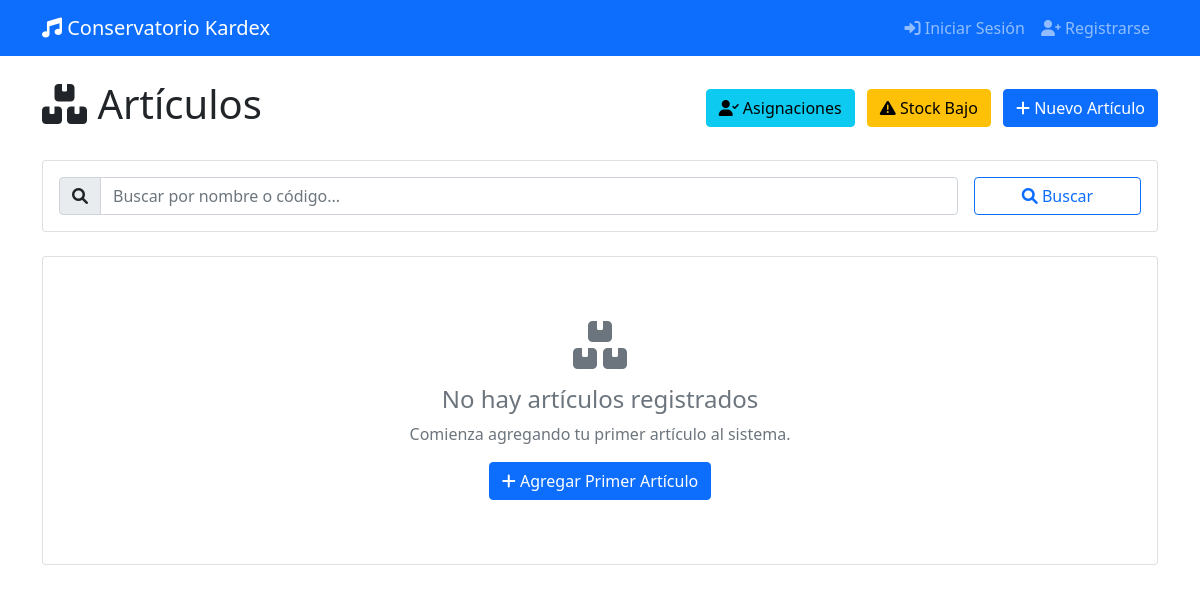
The page /articulos/buscar on the database as committed earlier.
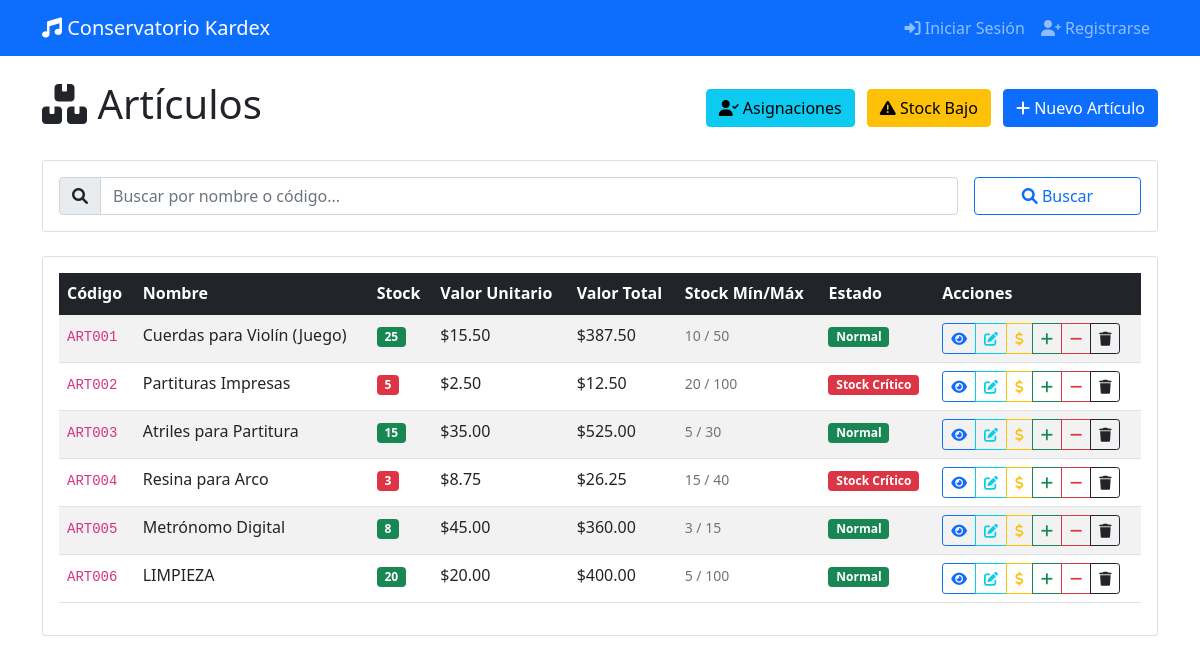
The same page on the database as committed later.
### app/database/models.py (models this page shows, shortened)
class Articulo(db.Model):
    __tablename__ = 'tb_articulo'
    i_id = db.Column(db.Integer, db.ForeignKey('tb_item.id'), primary_key=True)
    a_c_contable = db.Column(db.String(20), nullable=False)
    a_stockMax = db.Column(db.Integer)
    a_stockMin = db.Column(db.Integer)
    created_at = db.Column(db.DateTime, default=datetime.utcnow)
    updated_at = db.Column(db.DateTime, default=datetime.utcnow, onupdate=datetime.utcnow)

class BaseModel(db.Model):
    __abstract__ = True
    id = db.Column(db.Integer, primary_key=True)
    created_at = db.Column(db.DateTime, default=datetime.utcnow)
    updated_at = db.Column(db.DateTime, default=datetime.utcnow, onupdate=datetime.utcnow)

class Item(BaseModel):
    __tablename__ = 'tb_item'
    i_codigo = db.Column(db.String(20), unique=True, nullable=False)
    i_nombre = db.Column(db.String(200), nullable=False)
    i_tipo = db.Column(db.String(20), nullable=False)  # 'instrumento' o 'articulo'
    i_cantidad = db.Column(db.Integer, default=0)
    i_vUnitario = db.Column(db.Numeric(10, 2), default=0.0)
    i_vTotal = db.Column(db.Numeric(10, 2), default=0.0)
    instrumento = db.relationship('Instrumento', backref='item', uselist=False)
    articulo = db.relationship('Articulo', backref='item', uselist=False)
    movimientos = db.relationship('MovimientoDetalle', backref='item', lazy=True)
    stock = db.relationship('Stock', backref='item', uselist=False)

### app/routes/web/articulos.py (the view)
@bp.route('/buscar')
def buscar_articulos():
    termino = request.args.get('q', '').strip()
    if termino:
        articulos = articulo_service.buscar_articulos(termino)
    else:
        articulos = articulo_service.obtener_todos_articulos()
    return render_template('articulos/list.html', articulos=articulos, termino_busqueda=termino)

### app/database/repositories/articulos.py (called while the page is built)
    def get_all_with_items(self):
        return db.session.query(Articulo, Item).join(Item, Articulo.i_id == Item.id).all()

### app/services/articulo_service.py (called while the page is built)
    def obtener_todos_articulos(self):
        return self.repo.get_all_with_items()

### app/templates/articulos/list.html (shortened to what the changed rows need)
{% extends "base.html" %}
{% block content %}
<div class="row">
    <div class="col-12">
        <div class="d-flex justify-content-between align-items-center mb-4">
            <h1>
                <i class="fas fa-boxes"></i> Artículos
            </h1>
        </div>
    </div>
</div>
<div class="row">
    <div class="col-12">
        <div class="card">
            <div class="card-body">
                {% if articulos %}
                <div class="table-responsive">
                    <table class="table table-striped table-hover">
                        <thead class="table-dark">
                            <tr>
                                <th>Código</th>
                                <th>Nombre</th>
                                <th>Stock</th>
                                <th>Valor Unitario</th>
                                <th>Valor Total</th>
                                <th>Stock Mín/Máx</th>
                                <th>Estado</th>
                                <th>Acciones</th>
                            </tr>
                        </thead>
                        <tbody>
                            {% for articulo, item in articulos %}
                            <tr>
                                <td>
                                    <code>{{ item.i_codigo }}</code>
                                </td>
                                <td>{{ item.i_nombre }}</td>
                                <td>
                                    {% if item.i_cantidad <= articulo.a_stockMin %}
                                        <span class="badge bg-danger">{{ item.i_cantidad }}</span>
                                    {% elif item.i_cantidad <= (articulo.a_stockMin * 1.5) %}
                                        <span class="badge bg-warning">{{ item.i_cantidad }}</span>
                                    {% else %}
                                        <span class="badge bg-success">{{ item.i_cantidad }}</span>
                                    {% endif %}
                                </td>
                                <td>${{ "%.2f"|format(item.i_vUnitario) }}</td>
                                <td>${{ "%.2f"|format(item.i_vTotal) }}</td>
                                <td>
                                    <small class="text-muted">
                                        {{ articulo.a_stockMin }} / {{ articulo.a_stockMax }}
                                    </small>
                                </td>
                                <td>
                                    {% if item.i_cantidad <= articulo.a_stockMin %}
                                        <span class="badge bg-danger">Stock Crítico</span>
                                    {% elif item.i_cantidad <= (articulo.a_stockMin * 1.5) %}
                                        <span class="badge bg-warning">Stock Bajo</span>
                                    {% else %}
                                        <span class="badge bg-success">Normal</span>
                                    {% endif %}
                                </td>
                                <td>
                                    <div class="btn-group btn-group-sm" role="group">
                                        <a href="{{ url_for('articulos.detalle_articulo', articulo_id=item.id) }}"
                                           class="btn btn-outline-primary" title="Ver detalles">
                                            <i class="fas fa-eye"></i>
                                        </a>
                                        <a href="{{ url_for('articulos.editar_articulo', articulo_id=item.id) }}"
                                           class="btn btn-outline-info" title="Editar">
                                            <i class="fas fa-edit"></i>
                                        </a>
                                        <button type="button" class="btn btn-outline-warning"
                                                data-bs-toggle="modal"
                                                data-bs-target="#precioModal{{ item.id }}"
                                                title="Actualizar precio">
                                            <i class="fas fa-dollar-sign"></i>
                                        </button>
                                        <button type="button" class="btn btn-outline-success"
                                                data-bs-toggle="modal"
                                                data-bs-target="#entradaModal{{ item.id }}"
                                                title="Registrar entrada">
                                            <i class="fas fa-plus"></i>
                                        </button>
                                        <button type="button" class="btn btn-outline-danger"
                                                data-bs-toggle="modal"
                                                data-bs-target="#salidaModal{{ item.id }}"
                                                title="Registrar salida">
                                            <i class="fas fa-minus"></i>
                                        </button>
                                        <button type="button" class="btn btn-outline-dark"
                                                data-bs-toggle="modal"
                                                data-bs-target="#eliminarModal{{ item.id }}"
                                                title="Eliminar">
                                            <i class="fas fa-trash"></i>
                                        </button>
                                    </div>
                                </td>
                            </tr>
                            {% endfor %}
                        </tbody>
                    </table>
                </div>
                {% else %}
                <div class="text-center py-5">
                    <i class="fas fa-boxes fa-3x text-muted mb-3"></i>
                    <h4 class="text-muted">No hay artículos registrados</h4>
                    <p class="text-muted">Comienza agregando tu primer artículo al sistema.</p>
                    <a href="{{ url_for('articulos.nuevo_articulo') }}" class="btn btn-primary">
                        <i class="fas fa-plus"></i> Agregar Primer Artículo
                    </a>
                </div>
                {% endif %}
            </div>
        </div>
    </div>
</div>
{% endblock %}

Rows that differ between the two databases and show on the page:
added Articulo: i_codigo "ART001", i_nombre "Cuerdas para Violín (Juego)", i_cantidad "25", a_stockMin "10", a_stockMax "50", shows "Normal"
added Item: i_vUnitario "15.50", i_vTotal "387.50"
added Articulo: i_codigo "ART002", i_nombre "Partituras Impresas", i_cantidad "5", a_stockMin "20", a_stockMax "100", shows "Stock Crítico"
added Item: i_vUnitario "2.50", i_vTotal "12.50"
added Articulo: i_codigo "ART003", i_nombre "Atriles para Partitura", i_cantidad "15", a_stockMin "5", a_stockMax "30", shows "Normal"
added Item: i_vUnitario "35.00", i_vTotal "525.00"
added Articulo: i_codigo "ART004", i_nombre "Resina para Arco", i_cantidad "3", a_stockMin "15", a_stockMax "40", shows "Stock Crítico"
added Item: i_vUnitario "8.75", i_vTotal "26.25"
added Articulo: i_codigo "ART005", i_nombre "Metrónomo Digital", i_cantidad "8", a_stockMin "3", a_stockMax "15", shows "Normal"
added Item: i_vUnitario "45.00", i_vTotal "360.00"
added Articulo: i_codigo "ART006", i_nombre "LIMPIEZA", i_cantidad "20", a_stockMin "5", a_stockMax "100", shows "Normal"
added Item: i_vUnitario "20.00", i_vTotal "400.00"
Other text that changed with them:
text no longer shown: "No hay artículos registrados Comienza agregando tu primer artículo al sistema. Agregar Primer Artículo"
text now shown: "Código Nombre Stock Valor Unitario Valor Total Stock Mín/Máx Estado Acciones"
